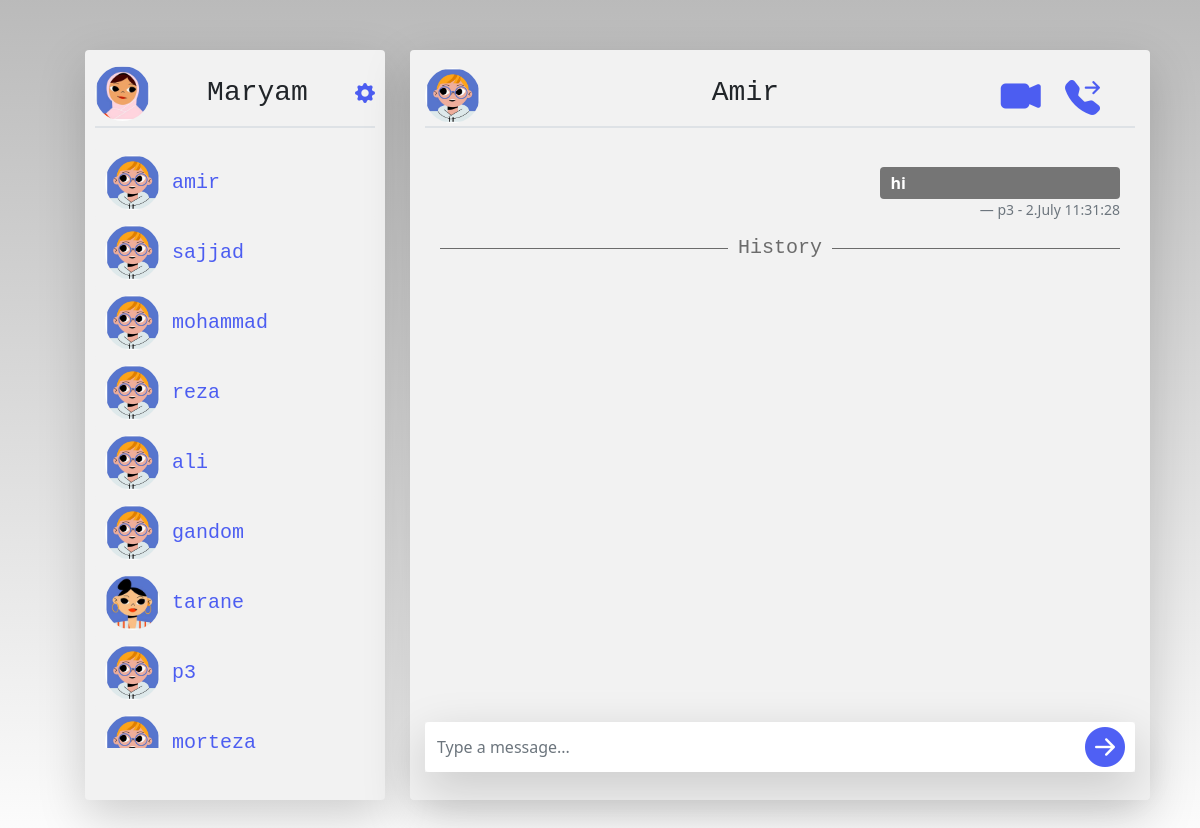
Screenshot of /chat/chat1_9/ (signed in) with the database file from the repository.
### chat_app/models.py (models this page shows, shortened)
class UserProfile(models.Model):
    user = models.OneToOneField(User, on_delete=models.CASCADE)
    picture = models.ImageField()

class ChatMessages(models.Model):
    room = models.CharField(max_length=20)
    username = models.CharField(max_length=30)
    message = models.CharField(max_length=250)
    created_at = models.DateTimeField(auto_now_add=True)

### chat_app/views.py (the view)
# urls.py: path("<str:room_name>/", views.room, name="room"),
@login_required()
def room(request, room_name):
    username = request.user
    User = get_user_model()
    users = User.objects.all()
    user_messages = ChatMessages.objects.filter(
        room=room_name).order_by("-created_at")[:10:-1]
    dict_of_users_href = {}
    for user in users:
        if not user == username:
            dict_of_users_href[user] = "chat{}_{}".format(
                *sorted([username.id, user.id]))
    if room_name == "welcome":
        room_user_name = "welcome"
    else:
        room_user_list = str(room_name).strip("chat").split("_")
        if str(username.id) in room_user_list:
            room_user_list.remove(str(username.id))
        room_user_name = User.objects.get(id=room_user_list[0])
    return render(request, "create_chat.html", {
        "room": dict_of_users_href,
        "room_name": room_name,
        "username": username, "users": users,
        "room_user_name": room_user_name,
        "user_messages": user_messages
    })

### chat_app/templates/create_chat.html (shortened to what this page needs)
{% extends "base.html" %}
{% load static %}
{% block menu %}
<div class="border-bottom border-2" style="margin-bottom: 20px;">
    <div class="top_bar_flexbox">
        <div>
            {% if user.userprofile.picture %}
                <img src="{{ user.userprofile.picture.url }}" class="rounded-circle" alt="user_image" style="width: 55px; height: 55px;">
            {% else %}
                <img src="{% static "profile_pics/user_image.jpg" %}" class="rounded-circle" alt="user_image" style="width: 55px; height: 55px;">
            {% endif %}
        </div>
       <div>
            <p class="name text-start text-capitalize fs-3 lh-sm" style="margin-top: 15px;">{{ username }}</p>
       </div>
       <div>
            <a href="{% url "profile" %}">
                <i class="bi bi-gear-fill" style="font-size: 20px; color: rgba(26, 48, 241, 0.767)"></i>
            </a>
       </div>
    </div>
</div>
<div class="menu overflow-auto">
    {% for users, item in room.items %}
        <a href="{% url "room" item %}">
            <div class="menu_name">
                {% if users.userprofile.picture.url %}
                    <img src="{{ users.userprofile.picture.url }}" class="rounded-circle" alt="user_image">
                {% else %}
                    <img src="{% static "profile_pics/user_image.jpg" %}" class="rounded-circle" alt="user_image">
                {% endif %}
                {{ users }}
            </div>
        </a>
    {% endfor %}
</div>
{% endblock %}
{% block content %}
<div class="position-relative">
    <div class="border-bottom border-2">
        <div class="top_bar_flexbox">
            <div>
                    {% if room_user_name.userprofile.picture.url %}
                        <img src="{{ room_user_name.userprofile.picture.url }}" class="rounded-circle" alt="user_image" style="width: 55px; height: 55px;">
                    {% else %}
                        <img src="{% static "profile_pics/user_image.jpg" %}" class="rounded-circle" alt="user_image" style="width: 55px; height: 55px;">
                    {% endif %}
            </div>
            <div>
                <p class="name text-start text-capitalize fs-3 lh-sm">{{ room_user_name }}</p>
            </div>
            <div>
                <i class="bi bi-camera-video-fill" style="font-size: 40px; color: rgba(26, 48, 241, 0.767);"></i>
                <i class="bi bi-telephone-forward-fill"
                    style="font-size: 35px; color: rgba(26, 48, 241, 0.767);margin-left: 20px;margin-right: 35px;"></i>
            </div>
        </div>
    </div>
</div><br>
<div class="chat overflow-auto" id="chat">
    {% if user_messages %}
        {% for mess in user_messages %}
            {% if mess.username == request.user.username %}
            <figure>
                <blockquote class="blockquote">
                    <div class="badge text-wrap text-start fs-6 lh-sm" style="width: 15rem; background-color: rgba(26, 48, 241, 0.767);">
                        {{ mess.message }}
                    </div>
                </blockquote>
                <figcaption class="blockquote-footer">{{ mess.username }} - {{ mess.created_at }}</figcaption>
            </figure>
            {% else %}
            <figure class="text-end">
                <blockquote class="blockquote">
                    <div class="badge text-wrap text-start fs-6 lh-sm" style="width: 15rem; background-color: #757575;">
                        {{ mess.message }}
                    </div>
                </blockquote>
                <figcaption class="blockquote-footer">{{ mess.username }} - {{ mess.created_at }}</figcaption>
            </figure>
            {% endif %}
        {% endfor %}
        <h5><span  class="line-center">History</span></h5>
        {% endif %}
</div>
<div class="input-group mycustom shadow-lg">
    <input type="text" class="form-control rounded" placeholder="Type a message..." id="input" required>
    <div class="mycustom input-group-prepend">
        <i class="bi bi-arrow-right-circle-fill" id="submit" type="button" value="Send"
            style="font-size: 40px; color: rgba(26, 48, 241, 0.767);"></i>
    </div>
</div>
{% endblock %}

### chat_app/templates/base.html (shortened to what this page needs)
{% load static %}
<!DOCTYPE html>
<html lang="en">
<head>
    <link href="{% static "chat_app/style.css" %}" rel="stylesheet">
    <link rel="stylesheet" href="https://cdn.jsdelivr.net/npm/bootstrap-icons@1.5.0/font/bootstrap-icons.css">
    <link href="https://cdn.jsdelivr.net/npm/bootstrap@5.0.1/dist/css/bootstrap.min.css" rel="stylesheet"
>
</head>
<body>
    <div class="chat_flexbox_container">
        <div class="menu_wrapper shadow-lg mb-5 rounded">
            {% block menu %}
            {% endblock %}
        </div>
        <div class="chat_wrapper shadow-lg mb-5 rounded">
            {% block content %}
            {% endblock %}
        </div>
    </div>
</body>
</html>

### chat_app/static/chat_app/style.css (style rules this page uses)
body { background-image: linear-gradient(rgba(124, 124, 124, 0.527),rgb(253, 253, 253)); background-repeat: no-repeat; background-size: contain; font-family: Helvetica, }
html { height: 100% }
.name { font-family:'Courier New'; margin-left: 10px; margin-top: 10px; }
.chat_flexbox_container { display: flex; justify-content: center; align-items: center; }
.menu_wrapper { flex-shrink: 0; background-color:#f2f2f2; width: 300px; height: 750px; margin: 10px; margin-top: 50px; margin-left: 50px; padding: 10px 10px; padding-top: 10px; }
.chat_wrapper { background-color:#f2f2f2; width: 740px; height: 750px; margin: 15px; margin-top: 50px; padding: 15px; }
.chat { background-color:#f2f2f2; width: auto; height: 560px; padding: 15px 15px; margin: auto; margin-bottom: 10px; }
.menu { background-color:#f2f2f2; width: auto; height: 600px; margin: auto; }
.mycustom { position: relative; height: 50px; }
.mycustom input[type=text] { border: none; width: 100%; padding-right: 123px; }
.mycustom .input-group-prepend { position: absolute; right: 10px; top: -5px; bottom: 5px;z-index:9; }
.top_bar_flexbox { display: flex; justify-content: space-between; align-items: center; }
.menu_name { background-color:#f2f2f2; width: auto; height: 70px; border-radius: 3px; padding-top: 7px; padding-left: 10px; }
.menu a { font-family:'Courier New'; font-size: 20px; color: rgba(26, 48, 241, 0.767); }
.menu a:link { text-decoration: none; }
.menu_name img { width: 55px; height: 55px; }
.line-center { margin:0;padding:0 10px; background:#f2f2f2; display:inline-block; }
h5 { font-family:'Courier New'; text-align:center; position:relative; z-index:2; color: rgb(107, 107, 107); }
h5:after { content:""; position:absolute; top:50%; left:0; right:0; border-top:solid 1px rgb(107, 107, 107); z-index:-1; }

### rows the page displays
ChatMessages: message "hi", username "p3", created_at "2.July 11:31:28"

### other values shown
{{ username }} "Maryam"
{{ users }} "amir"
{{ users }} "sajjad"
{{ users }} "mohammad"
{{ users }} "reza"
{{ users }} "ali"
{{ users }} "gandom"
{{ users }} "tarane"
{{ users }} "p3"
{{ room_user_name }} "Amir"
